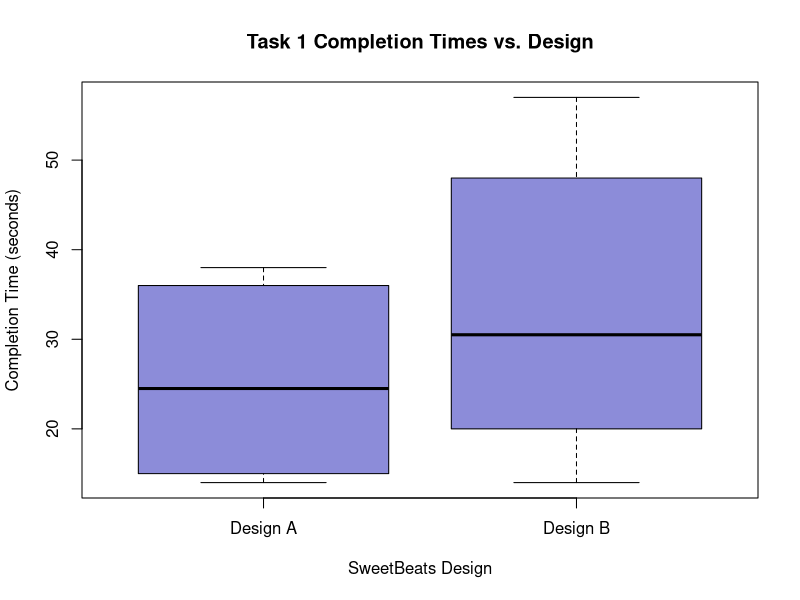
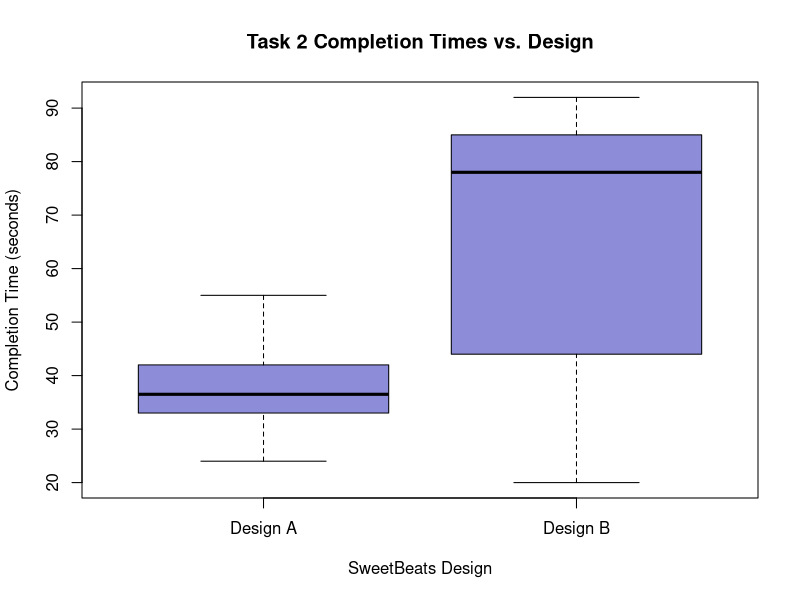
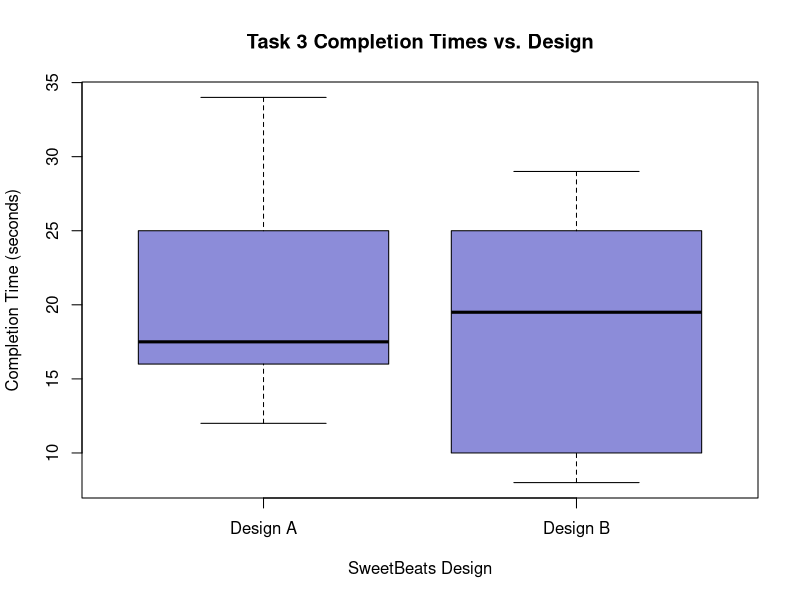
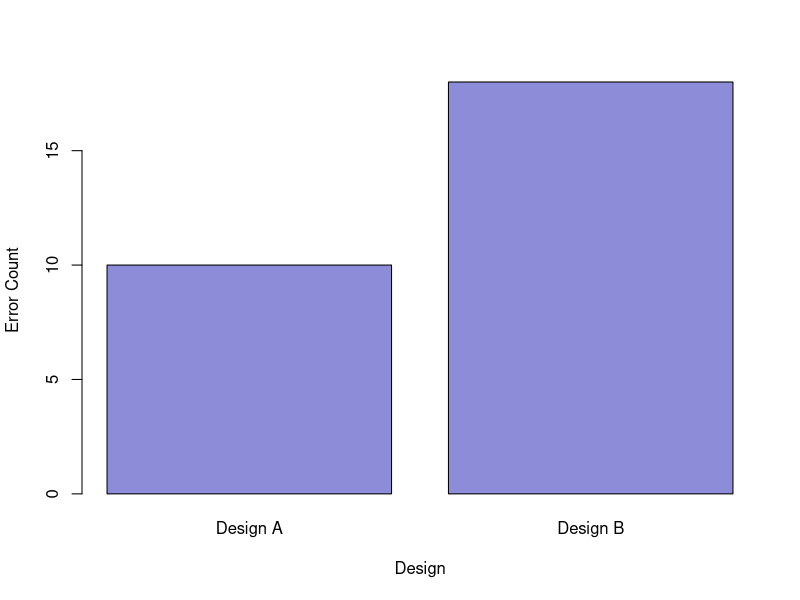
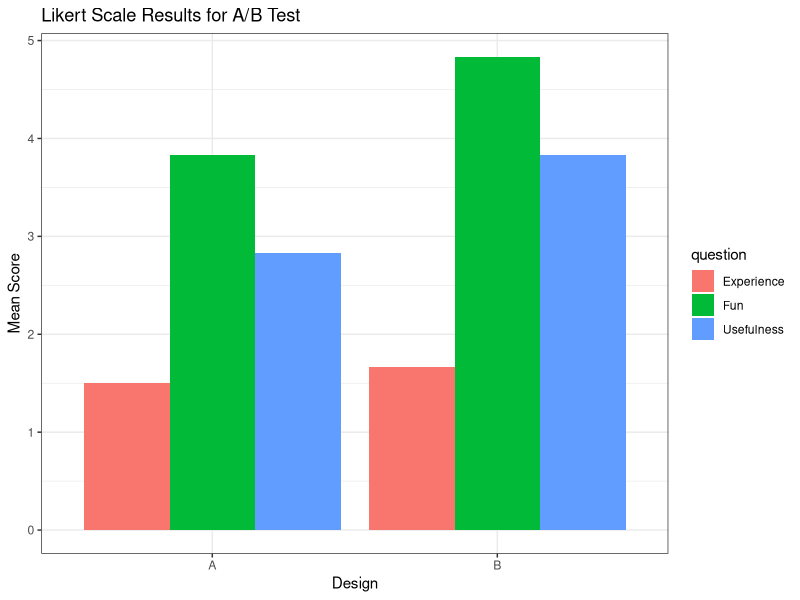

Source code (R) for these figures, in order:
# Create vectors for each of the t-tests we intend to conduct.
# These will correspond to time and error metrics for designs A, and B, for each task (including the overall usability task)

# Task times should be in seconds or minutes accross all tasks

designATask1Time <- c(30, 15, 36, 38, 14, 19)
designBTask1Time <- c(20, 14, 48, 57, 26, 35)

designATask2Time <- c(33, 55, 24, 42, 36, 37)
designBTask2Time <- c(83, 85, 20, 92, 44, 73)

designATask3Time <- c(12, 25, 34, 17, 18, 16)
designBTask3Time <- c(15, 8, 10, 29, 25, 24)

designATaskOverallTime <- c(93, 95, 46, 32, 46, 30)
designBTaskOverallTime <- c(83, 117, 86, 93, 54, 41)

designATask1Errors <- c(1, 0, 2, 1, 0, 1)
designBTask1Errors <- c(1, 0, 2, 1, 1, 3)

designATask2Errors <- c(3, 1, 1, 0, 0, 0)
designBTask2Errors <- c(4, 2, 0, 2, 0, 2)

designATask3Errors <- c(0, 0, 0, 0, 0, 0)
designBTask3Errors <- c(0, 0, 0, 0, 0, 0)

designATaskOverallErrors <- c(0, 0, 0, 0, 0, 0)
designBTaskOverallErrors <- c(0, 0, 1, 0, 0, 0)

designAExperience <- c(1, 2, 2, 1, 2, 1)
designBExperience <- c(2, 1, 1, 1, 3, 2)

designAFun <- c(4, 4, 4, 2, 5, 4)
designBFun <- c(5, 5, 5, 5, 5, 4)

designAUsefulness <- c(3, 3, 3, 1, 3, 4)
designBUsefulness <- c(4, 2, 4, 5, 3, 5)


designAUsabilityTestResults <- c(95, 87.5, 77.5, 72.5, 90, 85)
designBUsabilityTestResults <- c(72.5, 85, 92.5, 85, 70, 70)
# These might be a useful set of data points in order to compare if there
# was a significant change in the usability of the system
# after implementing our changes.
# At least on my tests (Angel), I could see participants
# reported a significantly higher usability test score than previously
# Right now this array has the scores for the 4 usability tests I conducted in user test 1
# It's missing 2 more from Jacob's tests in order to compare 6 old datapoint / 6 new dataponts

pastUsabilityScaleResults <- c(32.5, 62.5, 42.5, 55.5, 62.5, 70)

# Perform t-test for task 1 time
t_test_task_1_time <- t.test(designATask1Time, designBTask1Time)

# Perform t-test for task 2 time
t_test_task_2_time <- t.test(designATask2Time, designBTask2Time)

# Perform t-test for task 3 time
t_test_task_3_time <- t.test(designATask3Time, designBTask3Time)

# Perform t-test for overabll usability time
t_test_overall_task_time <- t.test(designATaskOverallTime, designBTaskOverallTime)

# Perform t-test for task 1 errors
t_test_task_1_err <- t.test(designATask1Errors, designBTask1Errors)

# Perform t-test for task 2 errors
t_test_task_2_err <- t.test(designATask2Errors, designBTask2Errors)

# Perform t-test for task 3 errors
t_test_task_3_err <- t.test(designATask3Errors, designBTask3Errors)

# Perform t-test for overall task errors
t_test_task_4_err <- t.test(designATaskOverallErrors, designBTaskOverallErrors)

# Perform t-test for self-reported experience required
t_test_experience <- t.test(designAExperience, designBExperience)

# Perform t-test for self-reported program fun
t_test_fun <- t.test(designAFun, designBFun)

# Perform t-test for self-reported program usefulness
t_test_usefulness <- t.test(designAUsefulness, designBUsefulness)

# Perform t-test for self-reported program usefulness
t_test_overall_usability <- t.test(designAUsabilityTestResults, designBUsabilityTestResults)


boxplot(designATask1Time,designBTask1Time, col=c(rgb(0.1,0.1,0.7,0.5), rgb(0.1,0.1,0.7,0.5)), xlab="SweetBeats Design",main="Task 1 Completion Times vs. Design", ylab="Completion Time (seconds)", names=c("Design A", "Design B"))
boxplot(designATask2Time,designBTask2Time, col=c(rgb(0.1,0.1,0.7,0.5), rgb(0.1,0.1,0.7,0.5)), xlab="SweetBeats Design",main="Task 2 Completion Times vs. Design", ylab="Completion Time (seconds)", names=c("Design A", "Design B"))
boxplot(designATask3Time,designBTask3Time, col=c(rgb(0.1,0.1,0.7,0.5), rgb(0.1,0.1,0.7,0.5)), xlab="SweetBeats Design",main="Task 3 Completion Times vs. Design", ylab="Completion Time (seconds)", names=c("Design A", "Design B"))

errCountA <- sum(c(designATask1Errors, designATask2Errors, designATask3Errors))
errCountB <- sum(c(designBTask1Errors, designBTask2Errors, designBTask3Errors))

barplot(cbind(errCountA, errCountB), col=c(rgb(0.1,0.1,0.7,0.5), rgb(0.1,0.1,0.7,0.5)), ylab="Error Count", xlab="Design", names=c("Design A", "Design B"))

library(ggplot2)

# "Least crazy R code"

# create a data frame for the likert scale data
likert_data <- data.frame(
  experience = c(designAExperience, designBExperience),
  fun = c(designAFun, designBFun),
  usefulness = c(designAUsefulness, designBUsefulness),
  design = factor(rep(c("A", "B"), each = 6)),
  question = factor(rep(c("Experience", "Fun", "Usefulness"), each = 2*6))
)

# calculate the mean score for each participant
likert_data$mean_score <- rowMeans(likert_data[, c("experience", "fun", "usefulness")])

# calculate means for each design and question
means <- data.frame(
  design = c("A", "A", "A", "B", "B", "B"),
  question = c("Experience", "Fun", "Usefulness"),
  mean_score = c(
    mean(designAExperience), mean(designAFun), mean(designAUsefulness),
    mean(designBExperience), mean(designBFun), mean(designBUsefulness)
  )
)

# create the grouped bar chart - this should have means calculated at the dependent variable level
ggplot(means, aes(x = design, y = mean_score, fill = question)) +
  geom_bar(stat = "identity", position = position_dodge()) +
  xlab("Design") +
  ylab("Mean Score") +
  ggtitle("Likert Scale Results for A/B Test") +
  theme_bw()

print(t_test_task_1_time)
print(t_test_task_2_time)
print(t_test_task_3_time)
print(t_test_overall_task_time)
print(t_test_task_1_err)
print(t_test_task_2_err)
print(t_test_task_3_err)
print(t_test_task_4_err)
print(t_test_experience)
print(t_test_fun)
print(t_test_usefulness)
print(t_test_overall_usability)

summary(designATask1Errors)
summary(designATask2Errors)
summary(designATask3Errors)
summary(designATaskOverallErrors)
